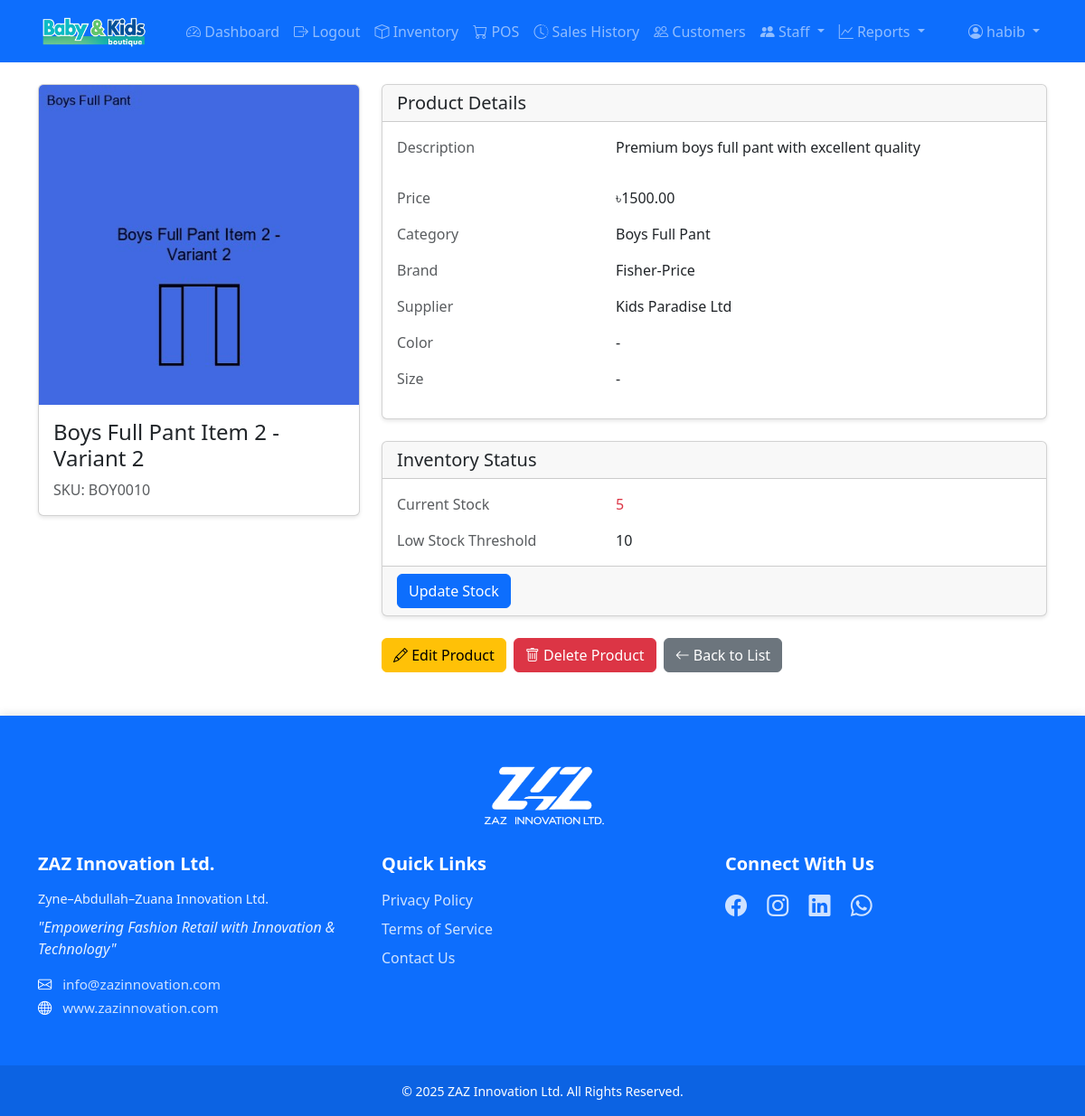
The app's page /inventory/product/21/ (signed in) with its own data.
### inventory/models.py (models this page shows, shortened)
class Product(models.Model):
    name = models.CharField(max_length=200)
    description = models.TextField()
    color = models.ForeignKey(Color, on_delete=models.SET_NULL, null=True, blank=True)
    size = models.ForeignKey(Size, on_delete=models.SET_NULL, null=True, blank=True)
    price = models.DecimalField(max_digits=10, decimal_places=2, validators=[MinValueValidator(0)])
    category = models.ForeignKey(Category, on_delete=models.PROTECT)
    brand = models.ForeignKey(Brand, on_delete=models.PROTECT)
    supplier = models.ForeignKey(Supplier, on_delete=models.PROTECT)
    image = models.ImageField(upload_to='products/', null=True, blank=True)
    sku = models.CharField(max_length=50, unique=True)
    created_at = models.DateTimeField(auto_now_add=True)
    updated_at = models.DateTimeField(auto_now=True)
    is_active = models.BooleanField(default=True)

class Category(models.Model):
    name = models.CharField(max_length=100)
    description = models.TextField(blank=True)
    parent = models.ForeignKey('self', on_delete=models.CASCADE, null=True, blank=True, related_name='children')
    created_at = models.DateTimeField(auto_now_add=True, null=True)
    updated_at = models.DateTimeField(auto_now=True, null=True)
    class Meta:
        verbose_name_plural = "Categories"
        ordering = ['name']

class Brand(models.Model):
    name = models.CharField(max_length=100)

class Supplier(models.Model):
    name = models.CharField(max_length=100)
    contact_person = models.CharField(max_length=100)
    contact_info = models.CharField(max_length=200)

class Inventory(models.Model):
    product = models.OneToOneField(Product, on_delete=models.CASCADE)
    quantity = models.IntegerField(default=0)
    low_stock_threshold = models.IntegerField()
    class Meta:
        verbose_name_plural = "Inventories"

### inventory/views.py (the view)
# urls.py: path('product/<int:pk>/', views.ProductDetailView.as_view(), name='product-detail'),
class ProductDetailView(LoginRequiredMixin, DetailView):
    model = Product
    template_name = 'inventory/product_detail.html'
    context_object_name = 'product'
    def get_context_data(self, **kwargs):
        context = super().get_context_data(**kwargs)
        inventory, created = Inventory.objects.get_or_create(
            product=self.object,
            defaults={
                'quantity': 0,
                'low_stock_threshold': 5
            }
        )
        context['inventory'] = inventory
        return context

### templates/inventory/product_detail.html (shortened to what this page needs)
{% extends 'base.html' %}
{% block content %}
<div class="row">
    <div class="col-md-4">
        <div class="card mb-4">
            {% if product.image %}
            <img src="{{ product.image.url }}" class="card-img-top" alt="{{ product.name }}">
            {% else %}
            <div class="text-center p-4 bg-light">
                <i class="bi bi-image text-muted" style="font-size: 5rem;"></i>
            </div>
            {% endif %}
            <div class="card-body">
                <h4 class="card-title">{{ product.name }}</h4>
                <p class="card-text text-muted">SKU: {{ product.sku }}</p>
            </div>
        </div>
    </div>
    <div class="col-md-8">
        <div class="card mb-4">
            <div class="card-header">
                <h5 class="mb-0">Product Details</h5>
            </div>
            <div class="card-body">
                <div class="row mb-3">
                    <div class="col-md-4 text-muted">Description</div>
                    <div class="col-md-8">{{ product.description|linebreaks }}</div>
                </div>
                <div class="row mb-3">
                    <div class="col-md-4 text-muted">Price</div>
                    <div class="col-md-8">৳{{ product.price }}</div>
                </div>
                <div class="row mb-3">
                    <div class="col-md-4 text-muted">Category</div>
                    <div class="col-md-8">{{ product.category.name }}</div>
                </div>
                <div class="row mb-3">
                    <div class="col-md-4 text-muted">Brand</div>
                    <div class="col-md-8">{{ product.brand.name }}</div>
                </div>
                <div class="row mb-3">
                    <div class="col-md-4 text-muted">Supplier</div>
                    <div class="col-md-8">{{ product.supplier.name }}</div>
                </div>
                <div class="row mb-3">
                    <div class="col-md-4 text-muted">Color</div>
                    <div class="col-md-8">{{ product.color.name|default:'-' }}</div>
                </div>
                <div class="row mb-3">
                    <div class="col-md-4 text-muted">Size</div>
                    <div class="col-md-8">{{ product.size.name|default:'-' }}</div>
                </div>
            </div>
        </div>
        <div class="card mb-4">
            <div class="card-header">
                <h5 class="mb-0">Inventory Status</h5>
            </div>
            <div class="card-body">
                <div class="row mb-3">
                    <div class="col-md-4 text-muted">Current Stock</div>
                    <div class="col-md-8">
                        <span class="{% if product.inventory.quantity <= product.inventory.low_stock_threshold %}text-danger{% endif %}">
                            {{ product.inventory.quantity }}
                        </span>
                    </div>
                </div>
                <div class="row">
                    <div class="col-md-4 text-muted">Low Stock Threshold</div>
                    <div class="col-md-8">{{ product.inventory.low_stock_threshold }}</div>
                </div>
            </div>
            {% if perms.inventory.change_inventory %}
            <div class="card-footer">
                <button type="button" class="btn btn-primary" data-bs-toggle="modal" data-bs-target="#updateStockModal">
                    Update Stock
                </button>
            </div>
            {% endif %}
        </div>
        <div class="d-flex gap-2">
            {% if perms.inventory.change_product %}
            <a href="{% url 'inventory:product-edit' product.pk %}" class="btn btn-warning">
                <i class="bi bi-pencil"></i> Edit Product
            </a>
            {% endif %}
            {% if perms.inventory.delete_product %}
            <a href="{% url 'inventory:product-delete' product.pk %}" class="btn btn-danger">
                <i class="bi bi-trash"></i> Delete Product
            </a>
            {% endif %}
            <a href="{% url 'inventory:product-list' %}" class="btn btn-secondary">
                <i class="bi bi-arrow-left"></i> Back to List
            </a>
        </div>
    </div>
</div>
{% endblock %}

### templates/base.html (shortened to what this page needs)
<!DOCTYPE html>
<html lang="en">
<head>
    <link href="https://cdn.jsdelivr.net/npm/bootstrap@5.3.0/dist/css/bootstrap.min.css" rel="stylesheet">
    <link href="https://cdn.jsdelivr.net/npm/bootstrap-icons@1.7.2/font/bootstrap-icons.css" rel="stylesheet">
    {% load static %}
    <link rel="stylesheet" href="{% static 'css/main.css' %}?v=1.1">
</head>
<body>
    <nav class="navbar navbar-expand-lg navbar-dark bg-primary">
        <div class="container">
            <a class="navbar-brand" href="{% url 'dashboard:dashboard' %}">
                <img src="{% static 'images/logo.png' %}" alt="Kids Store" height="40">
            </a>
            <div class="collapse navbar-collapse" id="navbarNav">
                {% if user.is_authenticated %}
                <ul class="navbar-nav me-auto">
                    <li class="nav-item">
                        <a class="nav-link" href="{% url 'dashboard:dashboard' %}">
                            <i class="bi bi-speedometer2"></i> Dashboard
                        </a>
                    </li>
                    <li class="nav-item">
                        <form method="post" action="{% url 'logout' %}" class="d-inline">
                            <button type="submit" class="nav-link border-0 bg-transparent">
                                <i class="bi bi-box-arrow-right"></i> Logout
                            </button>
                        </form>
                    </li>
                    <li class="nav-item">
                        <a class="nav-link" href="{% url 'inventory:product-list' %}">
                            <i class="bi bi-box"></i> Inventory
                        </a>
                    </li>
                    <li class="nav-item">
                        <a class="nav-link" href="{% url 'sales:pos' %}">
                            <i class="bi bi-cart"></i> POS
                        </a>
                    </li>
                    <li class="nav-item">
                        <a class="nav-link" href="{% url 'sales:sale-list' %}">
                            <i class="bi bi-clock-history"></i> Sales History
                        </a>
                    </li>
                    <li class="nav-item">
                        <a class="nav-link" href="{% url 'accounts:customer-list' %}">
                            <i class="bi bi-people"></i> Customers
                        </a>
                    </li>
                    {% if user.is_staff %}
                    <li class="nav-item dropdown">
                        <a class="nav-link dropdown-toggle" href="#" role="button" data-bs-toggle="dropdown">
                            <i class="bi bi-people-fill"></i> Staff
                        </a>
                    </li>
                    {% endif %}
                    {% if user.is_staff %}
                    <li class="nav-item dropdown">
                        <a class="nav-link dropdown-toggle" href="#" role="button" data-bs-toggle="dropdown">
                            <i class="bi bi-graph-up"></i> Reports
                        </a>
                    </li>
                    {% endif %}
                </ul>
                <ul class="navbar-nav">
                    <li class="nav-item dropdown">
                        <a class="nav-link dropdown-toggle" href="#" role="button" data-bs-toggle="dropdown">
                            <i class="bi bi-person-circle"></i> {{ user.username }}
                        </a>
                    </li>
                </ul>
                {% endif %}
            </div>
        </div>
    </nav>
    <div class="container mt-4">
        {% block content %}{% endblock %}
    </div>
    <footer class="footer bg-primary text-white mt-5">
        <div class="container py-5">
            <div class="footer-logo text-center mb-4">
                <img src="{% static 'images/logo-zaz.png' %}" alt="ZAZ Innovation Ltd." class="footer-brand-logo">
            </div>
            <div class="row">
                <div class="col-lg-4 mb-4 mb-lg-0">
                    <h5 class="mb-3">ZAZ Innovation Ltd.</h5>
                    <p class="company-full-name mb-2">Zyne–Abdullah–Zuana Innovation Ltd.</p>
                    <p class="tagline mb-3">"Empowering Fashion Retail with Innovation & Technology"</p>
                    <div class="contact-info">
                        <p class="mb-1"><i class="bi bi-envelope"></i> <a href="mailto:info@zazinnovation.com">info@zazinnovation.com</a></p>
                        <p class="mb-1"><i class="bi bi-globe"></i> <a href="https://www.zazinnovation.com" target="_blank">www.zazinnovation.com</a></p>
                    </div>
                </div>
                <div class="col-lg-4 mb-4 mb-lg-0">
                    <h5 class="mb-3">Quick Links</h5>
                    <ul class="list-unstyled">
                        <li class="mb-2"><a href="#">Privacy Policy</a></li>
                        <li class="mb-2"><a href="#">Terms of Service</a></li>
                        <li class="mb-2"><a href="#">Contact Us</a></li>
                    </ul>
                </div>
                <div class="col-lg-4">
                    <h5 class="mb-3">Connect With Us</h5>
                    <div class="social-icons">
                        <a href="#" class="me-3" title="Facebook"><i class="bi bi-facebook"></i></a>
                        <a href="#" class="me-3" title="Instagram"><i class="bi bi-instagram"></i></a>
                        <a href="#" class="me-3" title="LinkedIn"><i class="bi bi-linkedin"></i></a>
                        <a href="#" class="me-3" title="WhatsApp"><i class="bi bi-whatsapp"></i></a>
                    </div>
                </div>
            </div>
        </div>
        <div class="copyright-bar py-3">
            <div class="container text-center">
                <small>© 2025 ZAZ Innovation Ltd. All Rights Reserved.</small>
            </div>
        </div>
    </footer>
</body>
</html>

### static/css/main.css (style rules this page uses)
.card { transition: transform 0.2s; box-shadow: 0 2px 4px rgba(0,0,0,0.1); }
.navbar .nav-link { padding: 0.5rem 1rem; transition: color 0.2s; }
.footer { margin-top: auto; box-shadow: 0 -2px 10px rgba(0,0,0,0.1); }
.footer-logo { margin-bottom: 2rem; }
.footer-brand-logo { height: 80px; width: auto; filter: brightness(0) invert(1); transition: transform 0.3s ease; }
.footer h5 { font-weight: 600; margin-bottom: 1.5rem; }
.footer a { color: rgba(255,255,255,0.8); text-decoration: none; transition: color 0.2s ease; }
.footer .company-full-name { font-size: 0.9rem; color: rgba(255,255,255,0.9); }
.footer .tagline { font-style: italic; color: rgba(255,255,255,0.9); }
.footer .contact-info { font-size: 0.95rem; }
.footer .contact-info i { margin-right: 0.5rem; }
.footer .social-icons { font-size: 1.5rem; }
.footer .social-icons a { transition: transform 0.2s ease; display: inline-block; }
.footer .copyright-bar { background-color: rgba(0,0,0,0.1); }
body { min-height: 100vh; display: flex; flex-direction: column; }
.navbar-brand { padding: 0.25rem 0; margin-right: 2rem; }
.navbar-brand { padding: 0.25rem 0; }
.navbar-brand img { height: 45px; width: auto; object-fit: contain; display: block; }

### records on screen
Product: image (picture), name "Boys Full Pant Item 2 - Variant 2", sku "BOY0010", description "Premium boys full pant with excellent quality", price "1500.00", category.name "Boys Full Pant", brand.name "Fisher-Price", supplier.name "Kids Paradise Ltd", color.name "-", size.name "-", inventory.quantity "5", inventory.low_stock_threshold "10"

### other values on screen
{{ user.username }} "habib"
